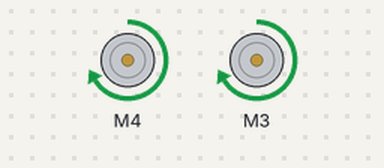
Recording of a sketch running on a simulated Arduino Uno, built with avr-gcc and run on an emulated ATmega328P. Shown: 2 × DC motor (green arrow = forward, orange = backward, longer = faster).

Above: at 0.1 s.
Timing chart, 0 to 1.6 s (numbered marks = the images above):
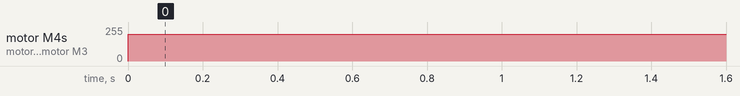

The sketch:

test_shield.ino
```cpp
#include <AFMotor.h>

AF_DCMotor motor_a(4);
AF_DCMotor motor_b(3);

void setup() {
  //Set initial speed of the motor & stop
  motor_a.setSpeed(200);
  motor_a.run(RELEASE);
  motor_b.setSpeed(200);
  motor_b.run(RELEASE);
}

void loop() {
  uint8_t i;

  // Turn on motor
  motor_a.run(FORWARD);
  motor_b.run(FORWARD);


}
```

Measured:
- by itself, motor M4, motor M3: stopped → forward 200/255 at 0.00 s
